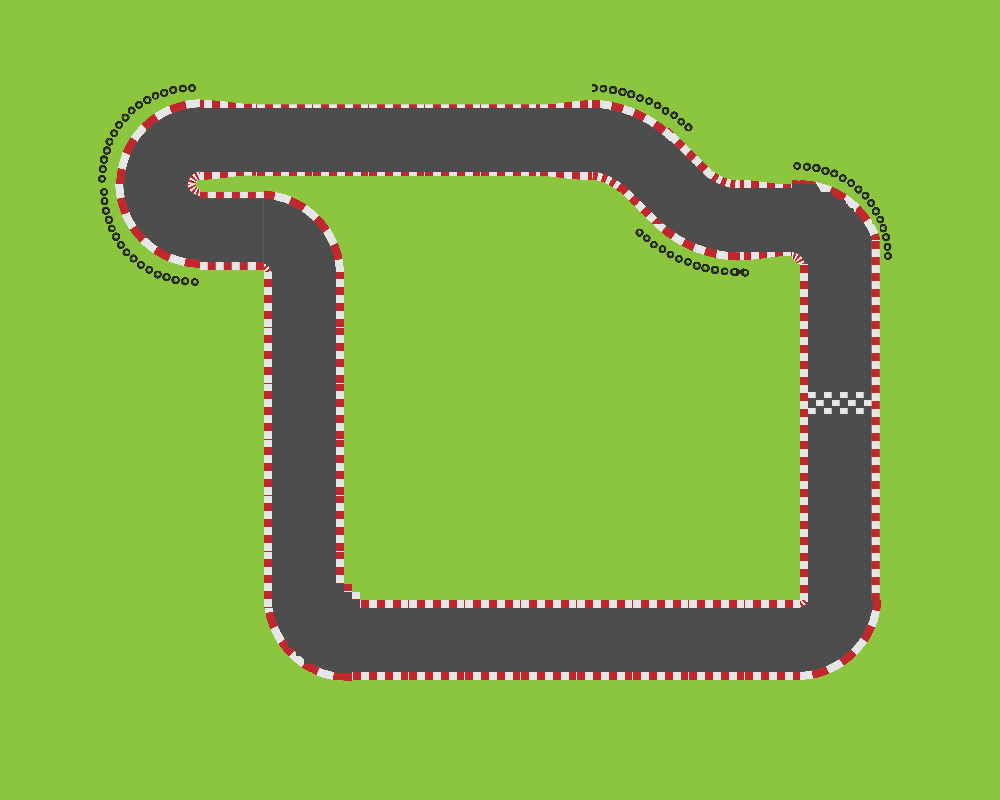

This game map was drawn from its Tiled (.tmx) file and the tilesets committed beside it. A one-line description and the trimmed map source follow:
An orthogonal 125x100 tile map with 8x8 px tiles, 7 tile layers (floor, Calque de Tuiles 1, 2, 3, ...).

<map version="1.9" tiledversion="1.9.2" orientation="orthogonal" renderorder="right-down" width="125" height="100" tilewidth="8" tileheight="8" infinite="0" nextlayerid="9" nextobjectid="1">
 <tileset firstgid="1" source="texture-1000x800.tsx" />
 <layer id="8" name="floor" width="125" height="100">
  <data>[12500 cells, 12500 non-empty, 1 distinct tile ids]</data>
 </layer>
 <layer id="1" name="Calque de Tuiles 1" width="125" height="100">
  <data>[12500 cells, 589 non-empty, 208 distinct tile ids]</data>
 </layer>
 <layer id="3" name="2" width="125" height="100">
  <data>[12500 cells, 273 non-empty, 273 distinct tile ids]</data>
 </layer>
 <layer id="4" name="3" width="125" height="100">
  <data>[12500 cells, 176 non-empty, 176 distinct tile ids]</data>
 </layer>
 <layer id="5" name="4" width="125" height="100">
  <data>[12500 cells, 182 non-empty, 182 distinct tile ids]</data>
 </layer>
 <layer id="6" name="5" width="125" height="100">
  <data>[12500 cells, 2509 non-empty, 884 distinct tile ids]</data>
 </layer>
 <layer id="7" name="Calque de Tuiles 6" width="125" height="100">
  <data>[12500 cells, 12 non-empty, 1 distinct tile ids]</data>
 </layer>
</map>